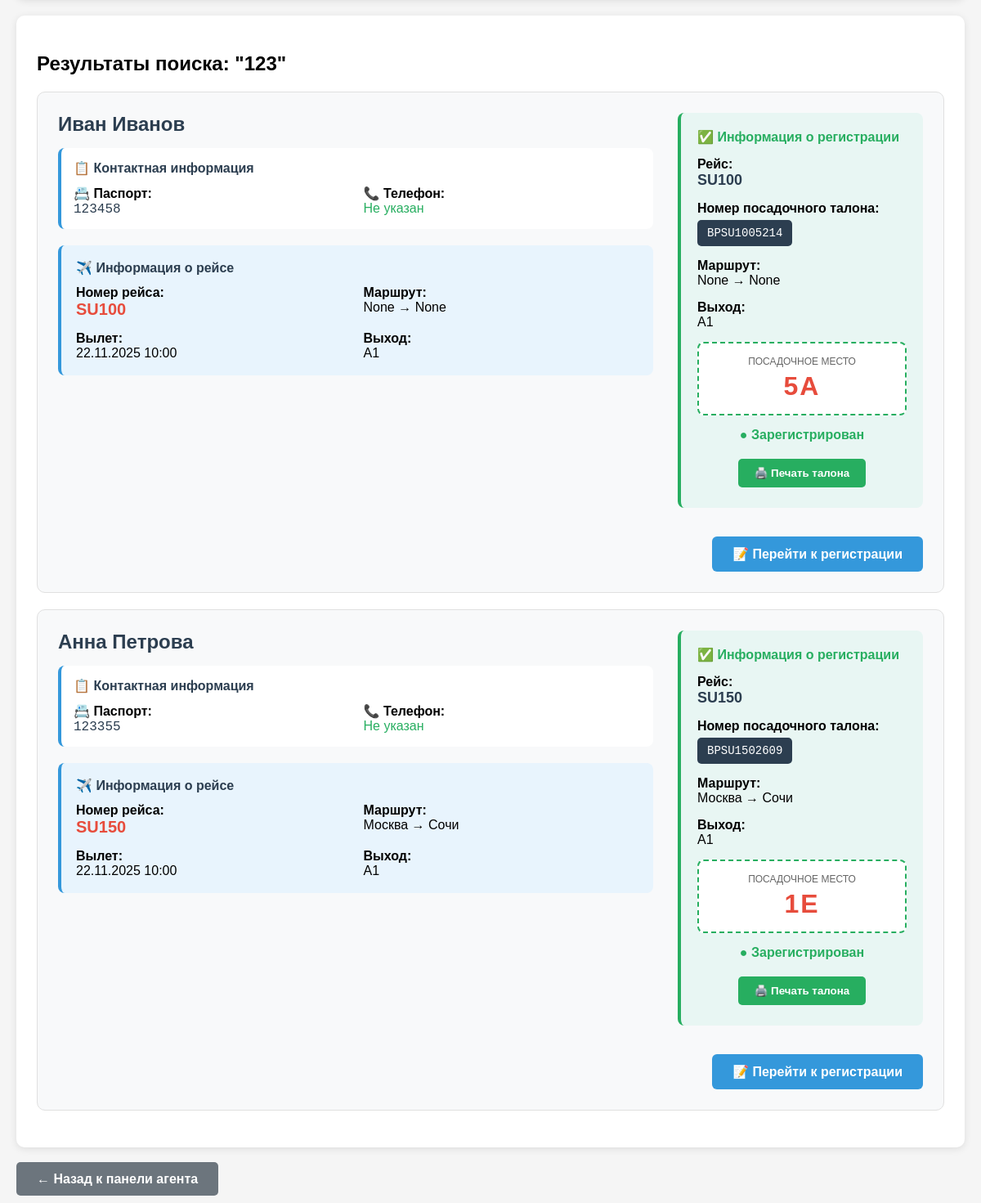
Before: /agent/passenger-lookup/?search=123 (signed in, lower part) with the older database file.
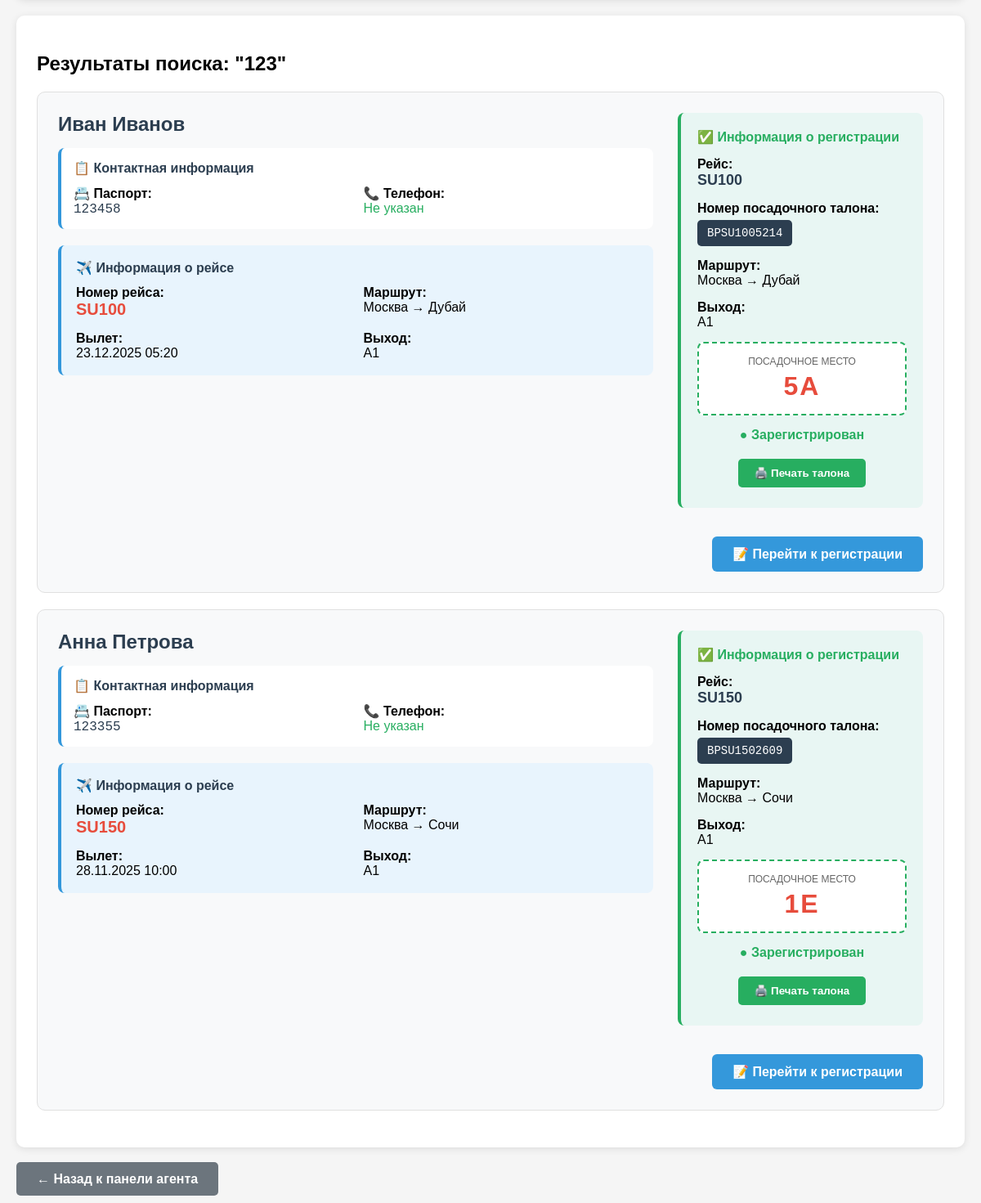
After: the same page with the newer database file.
### flights/models.py (models this page shows, shortened)
class Passenger(models.Model):
    flight = models.ForeignKey(Flight, on_delete=models.CASCADE, verbose_name="Рейс")
    first_name = models.CharField(max_length=50, verbose_name="Имя")
    last_name = models.CharField(max_length=50, verbose_name="Фамилия")
    passport_number = models.CharField(max_length=20, verbose_name="Номер паспорта")
    seat_number = models.CharField(max_length=5, verbose_name="Номер места")
    phone = models.CharField(max_length=20, verbose_name="Телефон", blank=True, null=True)
    class Meta:
        verbose_name = "Пассажир"
        verbose_name_plural = "Пассажиры"

class Flight(models.Model):
    STATUS_CHOICES = [
        ('scheduled', 'Запланирован'),
        ('boarding', 'Посадка'),
        ('departed', 'Вылетел'),
        ('landed', 'Приземлился'),
        ('cancelled', 'Отменен'),
    ]
    number = models.CharField(max_length=10, unique=True, verbose_name="Номер рейса")
    departure_city = models.CharField(max_length=100, verbose_name="Город вылета", blank=True, null=True)
    destination_city = models.CharField(max_length=100, verbose_name="Город назначения", blank=True, null=True)
    departure_time = models.DateTimeField(verbose_name="Время вылета")
    arrival_time = models.DateTimeField(verbose_name="Время прибытия")
    gate = models.CharField(max_length=10, verbose_name="Выход", default="A1")
    status = models.CharField(max_length=20, choices=STATUS_CHOICES, default='scheduled', verbose_name="Статус")
    capacity = models.IntegerField(default=180, verbose_name="Вместимость")
    class Meta:
        verbose_name = "Рейс"
        verbose_name_plural = "Рейсы"
        ordering = ['departure_time']  # Сортировка по времени вылета

class BoardingPass(models.Model):
    passenger = models.ForeignKey(Passenger, on_delete=models.CASCADE, verbose_name="Пассажир")
    flight = models.ForeignKey(Flight, on_delete=models.CASCADE, verbose_name="Рейс")
    boarding_pass_number = models.CharField(max_length=15, unique=True, verbose_name="Номер посадочного талона")
    seat_number = models.CharField(max_length=5, verbose_name="Номер места")
    gate = models.CharField(max_length=10, blank=True, verbose_name="Выход")
    boarding_time = models.DateTimeField(null=True, blank=True, verbose_name="Время посадки")
    check_in_time = models.DateTimeField(auto_now_add=True, verbose_name="Время регистрации")
    check_in_agent = models.ForeignKey(CheckInAgent, on_delete=models.CASCADE, verbose_name="Агент регистрации")
    status = models.CharField(max_length=20, choices=[
        ('checked_in', 'Зарегистрирован'),
        ('boarded', 'Прошел посадку'),
        ('cancelled', 'Отменен')
    ], default='checked_in', verbose_name="Статус")
    class Meta:
        verbose_name = "Посадочный талон"
        verbose_name_plural = "Посадочные талоны"

### flights/views_checkin.py (the view)
# urls.py: path('agent/passenger-lookup/', views_checkin.passenger_lookup, name='passenger_lookup'),
@login_required
@user_passes_test(agent_check)
def passenger_lookup(request):
    from django.db.models import Q
    search_query = request.GET.get('search', '')
    passengers = Passenger.objects.all()
    if search_query:
        passengers = passengers.filter(
            Q(first_name__icontains=search_query) |
            Q(last_name__icontains=search_query) |
            Q(passport_number__icontains=search_query)
        )
    passenger_data = []
    for passenger in passengers:
        boarding_passes = BoardingPass.objects.filter(passenger=passenger)
        passenger_data.append({
            'passenger': passenger,
            'boarding_passes': boarding_passes,
            'is_registered': boarding_passes.exists()
        })
    context = {
        'passengers_data': passenger_data,
        'search_query': search_query,
        'flights': Flight.objects.all().order_by('departure_time')  # Все рейсы или фильтруем по статусу
    }
    return render(request, 'flights/passenger_lookup.html', context)

### flights/views_checkin.py (called while the page is built)
def agent_check(user):
    return hasattr(user, 'checkinagent')

### flights/templates/flights/passenger_lookup.html (shortened to what the changed rows need)
{% extends 'flights/base.html' %}
{% block content %}
{% if search_query %}
<div style="background: white; padding: 25px; border-radius: 10px; box-shadow: 0 2px 10px rgba(0,0,0,0.1); margin: 20px 0;">
    <h2>Результаты поиска: "{{ search_query }}"</h2>
    {% if passengers_data %}
        {% for data in passengers_data %}
        <div style="border: 1px solid #e0e0e0; padding: 25px; margin: 20px 0; border-radius: 10px; background: #f8f9fa;">
            <div style="display: flex; justify-content: space-between; align-items: flex-start; gap: 30px;">
                <div style="flex: 1;">
                    <h3 style="margin: 0 0 15px 0; color: #2c3e50; font-size: 24px;">
                        {{ data.passenger.first_name }} {{ data.passenger.last_name }}
                    </h3>
                    <div style="background: white; padding: 15px; border-radius: 8px; margin-bottom: 20px; border-left: 4px solid #3498db;">
                        <h4 style="margin: 0 0 12px 0; color: #2c3e50;">📋 Контактная информация</h4>
                        <div style="display: grid; grid-template-columns: 1fr 1fr; gap: 15px;">
                            <div>
                                <strong>📇 Паспорт:</strong><br>
                                <span style="font-family: monospace; font-size: 16px; color: #2c3e50;">{{ data.passenger.passport_number }}</span>
                            </div>
                            <div>
                                <strong>📞 Телефон:</strong><br>
                                <span style="color: #27ae60; font-weight: 500;">{{ data.passenger.phone|default:"Не указан" }}</span>
                            </div>
                        </div>
                    </div>
                    {% if data.passenger.flight %}
                    <div style="background: #e8f4fd; padding: 18px; border-radius: 8px; margin-bottom: 20px; border-left: 4px solid #3498db;">
                        <h4 style="margin: 0 0 12px 0; color: #2c3e50;">✈️ Информация о рейсе</h4>
                        <div style="display: grid; grid-template-columns: 1fr 1fr; gap: 15px;">
                            <div>
                                <strong>Номер рейса:</strong><br>
                                <span style="font-size: 20px; font-weight: bold; color: #e74c3c;">{{ data.passenger.flight.number }}</span>
                            </div>
                            <div>
                                <strong>Маршрут:</strong><br>
                                {{ data.passenger.flight.departure_city }} → {{ data.passenger.flight.destination_city }}
                            </div>
                            <div>
                                <strong>Вылет:</strong><br>
                                {{ data.passenger.flight.departure_time|date:"d.m.Y H:i" }}
                            </div>
                            <div>
                                <strong>Выход:</strong><br>
                                {{ data.passenger.flight.gate|default:"Не указан" }}
                            </div>
                        </div>
                    </div>
                    {% endif %}
                </div>
                <div style="min-width: 300px;">
                    {% if data.is_registered %}
                        {% for bp in data.boarding_passes %}
                        <div style="background: #e8f6f3; padding: 20px; border-radius: 8px; margin-bottom: 15px; border-left: 4px solid #27ae60;">
                            <h4 style="margin: 0 0 15px 0; color: #27ae60;">✅ Информация о регистрации</h4>
                            <div style="margin-bottom: 15px;">
                                <strong>Рейс:</strong><br>
                                <span style="font-size: 18px; font-weight: bold; color: #2c3e50;">{{ bp.flight.number }}</span>
                            </div>
                            <div style="margin-bottom: 15px;">
                                <strong>Номер посадочного талона:</strong><br>
                                <code style="background: #2c3e50; color: white; padding: 8px 12px; border-radius: 5px; font-size: 14px; display: inline-block; margin-top: 5px;">
                                    {{ bp.boarding_pass_number|default:"Не назначен" }}
                                </code>
                            </div>
                            <div style="margin-bottom: 15px;">
                                <strong>Маршрут:</strong><br>
                                {{ bp.flight.departure_city }} → {{ bp.flight.destination_city }}
                            </div>
                            <div style="margin-bottom: 15px;">
                                <strong>Выход:</strong><br>
                                {{ bp.flight.gate|default:"Не указан" }}
                            </div>
                            <div style="background: white; padding: 15px; border-radius: 8px; text-align: center; border: 2px dashed #27ae60;">
                                <div style="font-size: 12px; color: #666; margin-bottom: 5px;">ПОСАДОЧНОЕ МЕСТО</div>
                                <div style="font-size: 32px; font-weight: bold; color: #e74c3c; letter-spacing: 2px;">
                                    {{ bp.seat_number|default:"-" }}
                                </div>
                            </div>
                            <div style="text-align: center; margin-top: 15px;">
                                <span style="color: #27ae60; font-weight: bold; font-size: 16px;">● Зарегистрирован</span>
                            </div>
                            <div style="text-align: center; margin-top: 15px;">
                                <button onclick="printBoardingPass('{{ data.passenger.first_name }}', '{{ data.passenger.last_name }}', '{{ data.passenger.passport_number }}', '{{ bp.flight.number }}', '{{ bp.seat_number|default:"Не назначено" }}')"
                                        style="background: #27ae60; color: white; padding: 10px 20px; border: none; border-radius: 5px; font-weight: bold; cursor: pointer;">
                                    🖨️ Печать талона
                                </button>
                            </div>
                        </div>
                        {% endfor %}
                    {% endif %}
                </div>
            </div>
            <div style="display: flex; gap: 15px; margin-top: 20px; justify-content: flex-end;">
                {% if data.passenger.flight %}
                <a href="{% url 'flights:flight_checkin' data.passenger.flight.id %}"
                   style="background: #3498db; color: white; padding: 12px 25px; text-decoration: none; border-radius: 6px; text-align: center; font-weight: bold; display: inline-block;">
                    📝 Перейти к регистрации
                </a>
                {% endif %}
            </div>
        </div>
        {% endfor %}
    {% else %}
        <div style="text-align: center; padding: 40px; color: #666;">
            <p style="font-size: 18px;">😔 Пассажиры не найдены</p>
            <p>Попробуйте изменить поисковый запрос</p>
        </div>
    {% endif %}
</div>
{% endif %}
{% endblock %}

Changed rows visible on the page:
changed through a linked row, Passenger "Иван": passenger.flight.departure_city "None" → "Москва"; passenger.flight.destination_city "None" → "Дубай"; passenger.flight.departure_time "22.11.2025 10:00" → "23.12.2025 05:20"
changed through a linked row, BoardingPass "BPSU1005214": flight.departure_city "None" → "Москва"; flight.destination_city "None" → "Дубай"
changed through a linked row, Passenger "Анна": passenger.flight.departure_time "22.11.2025 10:00" → "28.11.2025 10:00"
